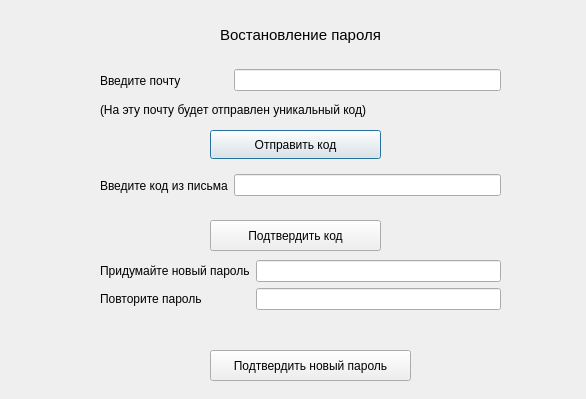
<?xml version="1.0" encoding="UTF-8"?>
<ui version="4.0">
 <class>passwordrecoveryform</class>
 <widget class="QDialog" name="passwordrecoveryform">
  <property name="geometry">
   <rect>
    <x>0</x>
    <y>0</y>
    <width>586</width>
    <height>399</height>
   </rect>
  </property>
  <property name="windowTitle">
   <string>Dialog</string>
  </property>
  <widget class="QLabel" name="labelEmailExplanation">
   <property name="geometry">
    <rect>
     <x>100</x>
     <y>100</y>
     <width>341</width>
     <height>20</height>
    </rect>
   </property>
   <property name="text">
    <string>(На эту почту будет отправлен уникальный код)</string>
   </property>
  </widget>
  <widget class="QPushButton" name="buttonSendCode">
   <property name="geometry">
    <rect>
     <x>210</x>
     <y>130</y>
     <width>171</width>
     <height>29</height>
    </rect>
   </property>
   <property name="text">
    <string>Отправить код</string>
   </property>
  </widget>
  <widget class="QPushButton" name="buttonConfirmCode">
   <property name="geometry">
    <rect>
     <x>210</x>
     <y>220</y>
     <width>171</width>
     <height>31</height>
    </rect>
   </property>
   <property name="text">
    <string>Подтвердить код</string>
   </property>
  </widget>
  <widget class="QWidget" name="horizontalLayoutWidget">
   <property name="geometry">
    <rect>
     <x>100</x>
     <y>60</y>
     <width>401</width>
     <height>41</height>
    </rect>
   </property>
   <layout class="QHBoxLayout" name="horizontalLayout">
    <item>
     <widget class="QLabel" name="labelEnterEmail">
      <property name="text">
       <string>Введите почту              </string>
      </property>
     </widget>
    </item>
    <item>
     <widget class="QLineEdit" name="lineEditEmail"/>
    </item>
   </layout>
  </widget>
  <widget class="QWidget" name="horizontalLayoutWidget_2">
   <property name="geometry">
    <rect>
     <x>100</x>
     <y>160</y>
     <width>401</width>
     <height>51</height>
    </rect>
   </property>
   <layout class="QHBoxLayout" name="horizontalLayout_2">
    <item>
     <widget class="QLabel" name="labelEnterCode">
      <property name="text">
       <string>Введите код из письма</string>
      </property>
     </widget>
    </item>
    <item>
     <widget class="QLineEdit" name="lineEditCode"/>
    </item>
   </layout>
  </widget>
  <widget class="QWidget" name="formLayoutWidget">
   <property name="geometry">
    <rect>
     <x>100</x>
     <y>260</y>
     <width>401</width>
     <height>71</height>
    </rect>
   </property>
   <layout class="QFormLayout" name="formLayout">
    <item row="0" column="1">
     <widget class="QLineEdit" name="lineEditNewPassword"/>
    </item>
    <item row="1" column="0">
     <widget class="QLabel" name="labelRepeatPassword">
      <property name="text">
       <string>Повторите пароль</string>
      </property>
     </widget>
    </item>
    <item row="1" column="1">
     <widget class="QLineEdit" name="lineEditRepeatPassword"/>
    </item>
    <item row="0" column="0">
     <widget class="QLabel" name="labelCreateNewPassword">
      <property name="text">
       <string>Придумайте новый пароль</string>
      </property>
     </widget>
    </item>
   </layout>
  </widget>
  <widget class="QPushButton" name="buttonConfirmNewPassword">
   <property name="geometry">
    <rect>
     <x>210</x>
     <y>350</y>
     <width>201</width>
     <height>31</height>
    </rect>
   </property>
   <property name="text">
    <string>Подтвердить новый пароль</string>
   </property>
  </widget>
  <widget class="QLabel" name="label">
   <property name="geometry">
    <rect>
     <x>220</x>
     <y>0</y>
     <width>251</width>
     <height>71</height>
    </rect>
   </property>
   <property name="text">
    <string>&lt;html&gt;&lt;head/&gt;&lt;body&gt;&lt;p&gt;&lt;span style=&quot; font-size:11pt;&quot;&gt;Востановление пароля&lt;/span&gt;&lt;/p&gt;&lt;/body&gt;&lt;/html&gt;</string>
   </property>
  </widget>
 </widget>
 <resources/>
 <connections/>
</ui>
